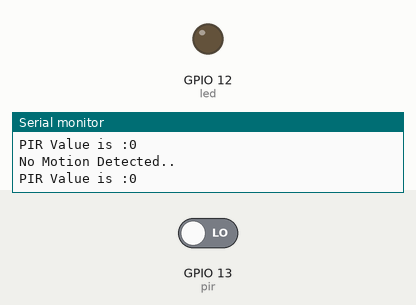
Bench run of a sketch on a simulated ESP32. Shown: output pins drawn as LEDs (lit = HIGH), the last lines printed to the serial monitor. Inputs (shaded band) come from the test bench; at power-on: GPIO 13 (pir) LOW. WiFi joins after 1.5 s; servers stay silent unless stated.

Above: at 13.4 s.
13.5 s: GPIO 13 (pir) driven HIGH
At 15.1 s:
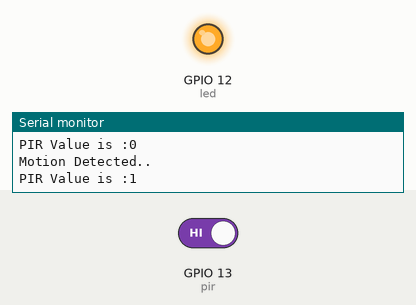
16.7 s: GPIO 13 (pir) driven LOW
At 19.3 s:
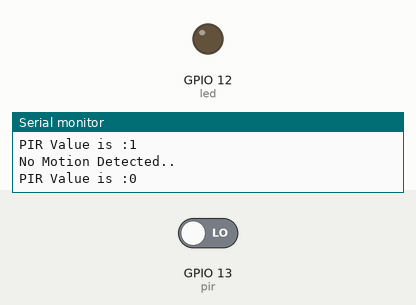
Timing chart, 0 to 20.8 s (numbered marks = the images above; inputs shaded):
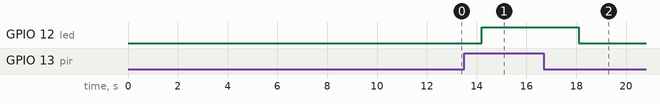

Measured:
- after the input at 13.5 s, GPIO 12 (led): LOW → HIGH after 0.70 s
- after the input at 16.7 s, GPIO 12 (led): HIGH → LOW after 1.4 s

The sketch:

PIR_ThingSpeak.ino
```cpp
#define pir 13
#define led 12

#include <ThingSpeak.h>
#include <WiFi.h>

char ssid[] = "Shiva";
char pass[] = "shiva@1412";
WiFiClient client;
long channel = 1795621;
int field = 1;
char auth[] = "UWPNVHXL4Z1MUD28";

void setup() {
  // put your setup code here, to run once:
  pinMode(pir, INPUT);
  pinMode(led, OUTPUT);
  Serial.begin(9600);
  WiFi.mode(WIFI_STA);
  ThingSpeak.begin(client);
}

void loop() {
  // put your main code here, to run repeatedly:

  if (WiFi.status() != WL_CONNECTED)
  {
    Serial.print("Attempting to connect to SSID: ");
    Serial.println(ssid);
    while (WiFi.status() != WL_CONNECTED)
    {
      WiFi.begin(ssid, pass);
      Serial.print(".");
      delay(5000);
    }
    Serial.println("\nConnected.");
    delay(5000);
  }
  int value = 0;
  value = digitalRead(pir);
  ThingSpeak.writeField(channel, field, value, auth);
  if(value == HIGH)
  {
    Serial.println("Motion Detected..");
    digitalWrite(led, HIGH);
    Serial.print("PIR Value is :");
    Serial.println(value);
  }
  else
  {
    Serial.println("No Motion Detected..");
    digitalWrite(led, LOW);
    Serial.print("PIR Value is :");
    Serial.println(value);
  }
  delay(1000);
}
```
